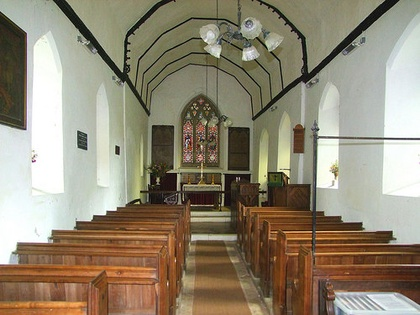
%> input picture data/datasets/ImageNet/(176).JPEG, 420 x 315 px, shrunk from 500 x 375 before the run
$ octave --eval "result = corner_detection(rgb2gray(imread('../datasets/ImageNet/(176).JPEG')));"   (GNU Octave 9; MATLAB toolbox functions it lacks are replaced by stand-ins)
%> lines starting %> are read from the running program, lines starting %| are printed output that depends on the picture; in (x1, y1, x2, y2) boxes, pixels count from 0 and x2, y2 are one past the last pixel; in counts of white or black regions, pixels touching at a corner belong together; the program's own positions count from 1
function  [locs]=corner_detection(im)
tic
I=im;
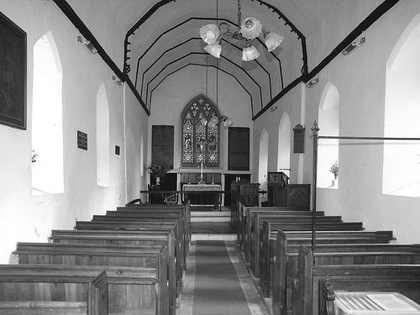
%> I: size 315x420 uint8; min 1, max 255, mean 136.1

% [18 lines of commented-out code are left out]


  [measure,imge_map]= affine3(I);
%> in affine3, `affine_im=im+g*randn(size(im));`:
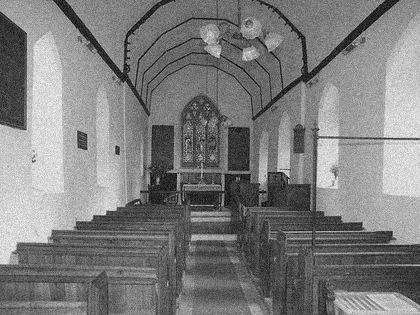
%> affine_im: size 315x420 double; min -26.95, max 303.3, mean 136.1; drawn with min black and max white
  [rr,cc]=find(imge_map==1);
  N=[];
for i=1:length(rr)
        KKK=measure(rr(i),cc(i));
        N1=[KKK,rr(i),cc(i)];
        N=[N;N1];
end


if isempty(N)
    N2=[];
else
 N2=sortrows(N,-1);
end
 locs=N2;
 toc
end
function [measure,marked_img]=improved3(im)


p = 8;
rho1 = 1;
sigma1 =1.5;
  threshold = 1*10^9;


% im = rgb2gray(im);
[rows cols] = size(im);
%> rows = 315; cols = 420
wid = 15;
width=7;
%%%%%%%%% Extend the image %%%%%%%%%
extend_image = zeros(rows+2*wid,cols+2*wid);

candidate = zeros(rows,cols);
% SS =  zeros(rows+2*wid,cols+2*wid);

extend_image(wid+1:rows+wid,wid+1:cols+wid) = im;
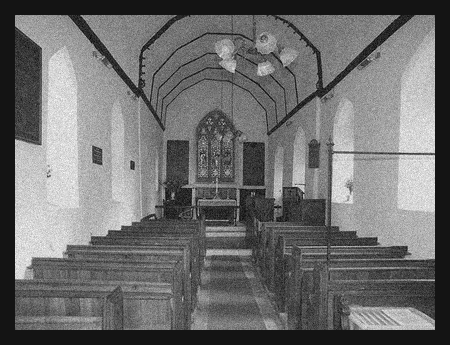
%> extend_image: size 345x450 double; min -26.95, max 303.3, mean 116; drawn with min black and max white

for i = 1:size(extend_image,1)
    if i<=wid
        r = 2*wid+1-i;
    elseif i>rows + wid
        r = 2*(rows+wid)+1-i;
    else
        r = i;
    end
    for j = 1:size(extend_image,2)
        if j<=wid
            c = 2*wid+1-j;
        elseif j>cols + wid
            c = 2*(cols+wid)+1-j;
        else
            c = j;
        end
        extend_image(i,j) = extend_image(r,c);
    end
end
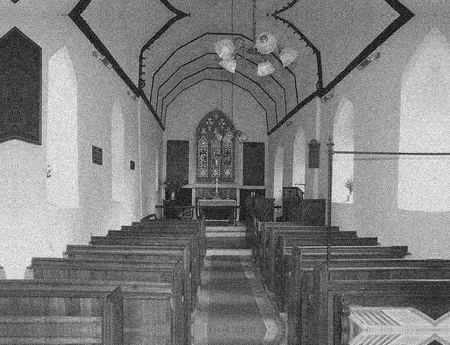
%> extend_image: size 345x450 double; 14.78% of pixels changed, all inside (x1, y1, x2, y2) = (0, 0, 450, 345); drawn with min black and max white
%> after the loop, c = 421; r = 316
im=extend_image;


%%%%%%%%%%%%%%%%%%%%%%%%%%%%%%%%%%%%%%%%%%%%%%%%%%%%%%%%%%

  anigs_direction(1:(2*width+1),1:(2*width+1),p) = 0;

for direction = 1:p
    theta = (direction-1)*pi/p;
    for x = -width:1:width
        for y = -width:1:width
            xr = x*cos(theta)+y*sin(theta);
            yr = -x*sin(theta)+y*cos(theta);

            anigs_direction(x+width+1,y+width+1,direction) = ...
          (1/(2*pi*sigma1))*exp((-1/(2*sigma1))*(xr^2*rho1 + yr^2/rho1))...
            *(rho1/sigma1)*((rho1/sigma1)*(xr^2)-1);

        end
    end
end

%%%%%%%%%%%%%%%%%%%%%%%%%%%%%%%%%%%%%%%%%%%%%%%
%%%%%?smooth the input image
%%%%%%%%%%%%%%%%%%%%%%%%%%%%%%%%%%%%%%%%%%%%%
  template(1:2*wid+rows,1:cols+2*wid,p) = 0;

%%% the kernal convolution with the original image


for direction=1:p
    oa = anigs_direction(:,:,direction);
    oa = oa - sum(oa(:))/numel(oa);
    template(:,:,direction) = conv2(extend_image,double(oa),'same');
end

%%%%%%%%%%%%%%%%%%%%%%%%%%%%%%%%%%%%%%%%%%%%%%%%%%%%%%%%%%%%%%%%%%
measure(1:rows,1:cols) = 0;
%> measure: size 315x420 double; every value is 0

SSS = [];
temp = [];
for i = 1:rows
    for j = 1:cols
% [5 lines of commented-out code are left out]

        Temp = [];
        Tem = [];
        for direction=1:p
            %%%%%%  USING 7*7 template
            a1 = template(i+wid-1,j+wid+3,direction);
            a2 = template(i+wid,j+wid+3,direction);
            a3 = template(i+wid+1,j+wid+3,direction);

            a4 = template(i+wid-2,j+wid+2,direction);
            a5 = template(i+wid-1,j+wid+2,direction);
            a6 = template(i+wid,j+wid+2,direction);
            a7 = template(i+wid+1,j+wid+2,direction);
            a8 = template(i+wid+2,j+wid+2,direction);

            a9 = template(i+wid-3,j+wid+1,direction);
            a10 = template(i+wid-2,j+wid+1,direction);
            a11 = template(i+wid-1,j+wid+1,direction);
            a12 = template(i+wid,j+wid+1,direction);
            a13 = template(i+wid+1,j+wid+1,direction);
            a14 = template(i+wid+2,j+wid+1,direction);
            a15 = template(i+wid+3,j+wid+1,direction);

            a16 = template(i+wid-3,j+wid,direction);
            a17 = template(i+wid-2,j+wid,direction);
            a18 = template(i+wid-1,j+wid,direction);
            a19 = template(i+wid,j+wid,direction);
            a20 = template(i+wid+1,j+wid,direction);
            a21 = template(i+wid+2,j+wid,direction);
            a22 = template(i+wid+3,j+wid,direction);

            a23 = template(i+wid-3,j+wid-1,direction);
            a24 = template(i+wid-2,j+wid-1,direction);
            a25 = template(i+wid-1,j+wid-1,direction);
            a26 = template(i+wid,j+wid-1,direction);
            a27 = template(i+wid+1,j+wid-1,direction);
            a28 = template(i+wid+2,j+wid-1,direction);
            a29 = template(i+wid+3,j+wid-1,direction);

            a30 = template(i+wid-2,j+wid-2,direction);
            a31 = template(i+wid-1,j+wid-2,direction);
            a32 = template(i+wid,j+wid-2,direction);
            a33 = template(i+wid+1,j+wid-2,direction);
            a34 = template(i+wid+2,j+wid-2,direction);

            a35 = template(i+wid-1,j+wid-3,direction);
            a36 = template(i+wid,j+wid-3,direction);
            a37 = template(i+wid+1,j+wid-3,direction);
            Tem = [Tem [a1 a2 a3 a4 a5 a6 a7 a8 a9 a10 a11 a12 a13 a14 a15 a16 a17 a18 a19 a20...
                a21 a22 a23 a24 a25 a26 a27 a28 a29 a30 a31 a32 a33 a34 a35 a36 a37]'];

        end
        Temp = [Temp; Tem];

        M = (abs(Temp))'*(abs(Temp));
        E=abs(eig(M));

%         SSS = [SSS; E'];

%         NE = E./max(E);
        TT = det(M)/(trace(M)+eps);

%         KK = sum(NE);

        measure(i,j) = TT;
%         normalized(i,j) = KK;
%         end

    end
end

% bb = max(measure(:))
marked_img(1:rows,1:cols) = 0;
II = extend_image(wid+1:rows+wid,wid+1:cols+wid);
[rr,cc,max_local] = findLocalMaximum(measure,10);
corner_num = 0;
N=[];
for i=1:size(rr,1)
    if ((measure(rr(i),cc(i))>threshold))
        corner_num = corner_num + 1;
        marked_img(rr(i),cc(i)) = 1;
%         KKK=measure(rr(i),cc(i));
%         N1=[KKK,rr(i),cc(i)];
%         N=[N;N1];
    end
end
% [10 lines of commented-out code are left out]

%%%%%%%%%%%%%%%%%%%%%%%%%%%%%%%%%%%%%%%%%%%%%%%%%%

end

% [64 lines left out: functions mark, findLocalMaximum, not called in this run]

function [measure,mark_map] = affine3(im)
im=double(im);
  g = rand(1,1)*10.0+5.0;
  affine_im=im+g*randn(size(im));

    [measure,marked_img]=improved3(affine_im);

   [~,marked_img1]=improved3(im);

     [num,mark_map] = match_corner2(marked_img,marked_img1);


% [17 lines of commented-out code are left out]

end

% [33 lines left out: functions resize1, match_corner2, not called in this run]
%> (the run ends here)
